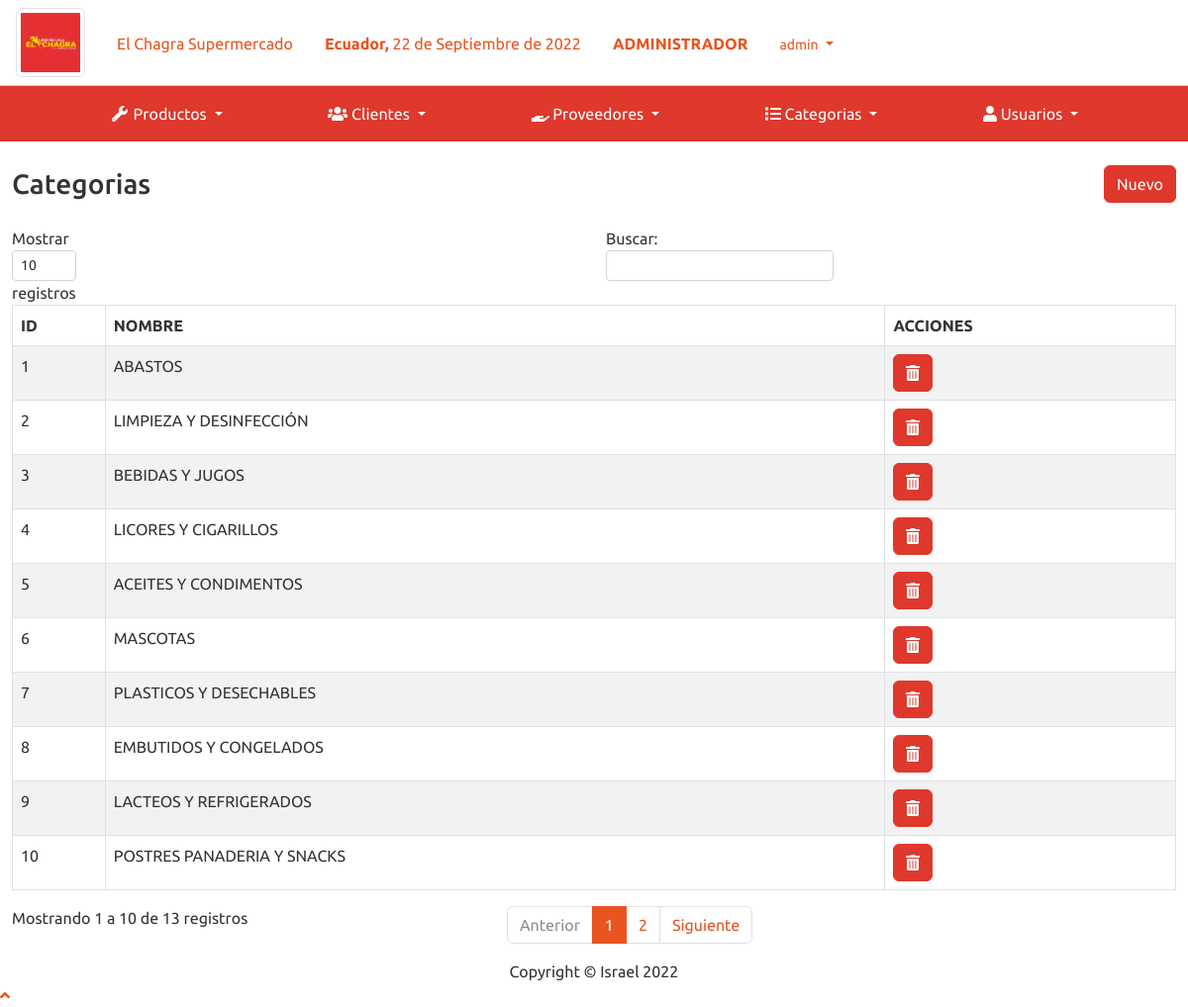
Page /sistema/lista_categoria.php (signed in) on the committed database.
### tables this page shows
CREATE TABLE `categoria` (
  `id` int(11) NOT NULL,
  `nombre` varchar(40) NOT NULL
);

### sistema/lista_categoria.php (the view)
<?php include_once "includes/header.php"; ?>
<div class="container-fluid">
	<div class="d-sm-flex align-items-center justify-content-between mb-4">
		<h1 class="h3 mb-0 text-gray-800">Categorias</h1>
		<a href="registro_categoria.php" class="btn btn-danger">Nuevo</a>
	</div>
	<div class="row">
		<div class="col-lg-12">
			<div class="table-responsive">
				<table class="table table-striped table-bordered" id="table">
					<thead class="thead-dark">
						<tr>
							<th>ID</th>
							<th>NOMBRE</th>
							<?php if ($_SESSION['rol'] == 1) { ?>
							<th>ACCIONES</th>
							<?php } ?>
						</tr>
					</thead>
					<tbody>
						<?php
						include "../conexion.php";
						$query = mysqli_query($conexion, "SELECT * FROM categoria");
						$result = mysqli_num_rows($query);
						if ($result > 0) {
							while ($data = mysqli_fetch_assoc($query)) { ?>
								<tr>
									<td><?php echo $data['id']; ?></td>
									<td><?php echo $data['nombre']; ?></td>
									<?php if ($_SESSION['rol'] == 1) { ?>
									<td>
										<form action="eliminar_categoria.php?id=<?php echo $data['id']; ?>" method="post" class="confirmar d-inline">
											<button class="btn btn-danger" type="submit"><i class='fas fa-trash-alt'></i> </button>
										</form>
									</td>
									<?php } ?>
								</tr>
						<?php }
						} ?>
					</tbody>
				</table>
			</div>
		</div>
	</div>
</div>
</div>
<?php include_once "includes/footer.php"; ?>

### rows in the picture
categoria: id "1", nombre "ABASTOS"
categoria: id "2", nombre "LIMPIEZA Y DESINFECCIÓN"
categoria: id "3", nombre "BEBIDAS Y JUGOS"
categoria: id "4", nombre "LICORES Y CIGARILLOS"
categoria: id "5", nombre "ACEITES Y CONDIMENTOS"
categoria: id "6", nombre "MASCOTAS"
categoria: id "7", nombre "PLASTICOS Y DESECHABLES"
categoria: id "8", nombre "EMBUTIDOS Y CONGELADOS"
categoria: id "9", nombre "LACTEOS Y REFRIGERADOS"
categoria: id "10", nombre "POSTRES PANADERIA Y SNACKS"

### other values in the picture
fechaPeru() "22 de Septiembre de 2022"
$_SESSION['nombre'] "admin"
